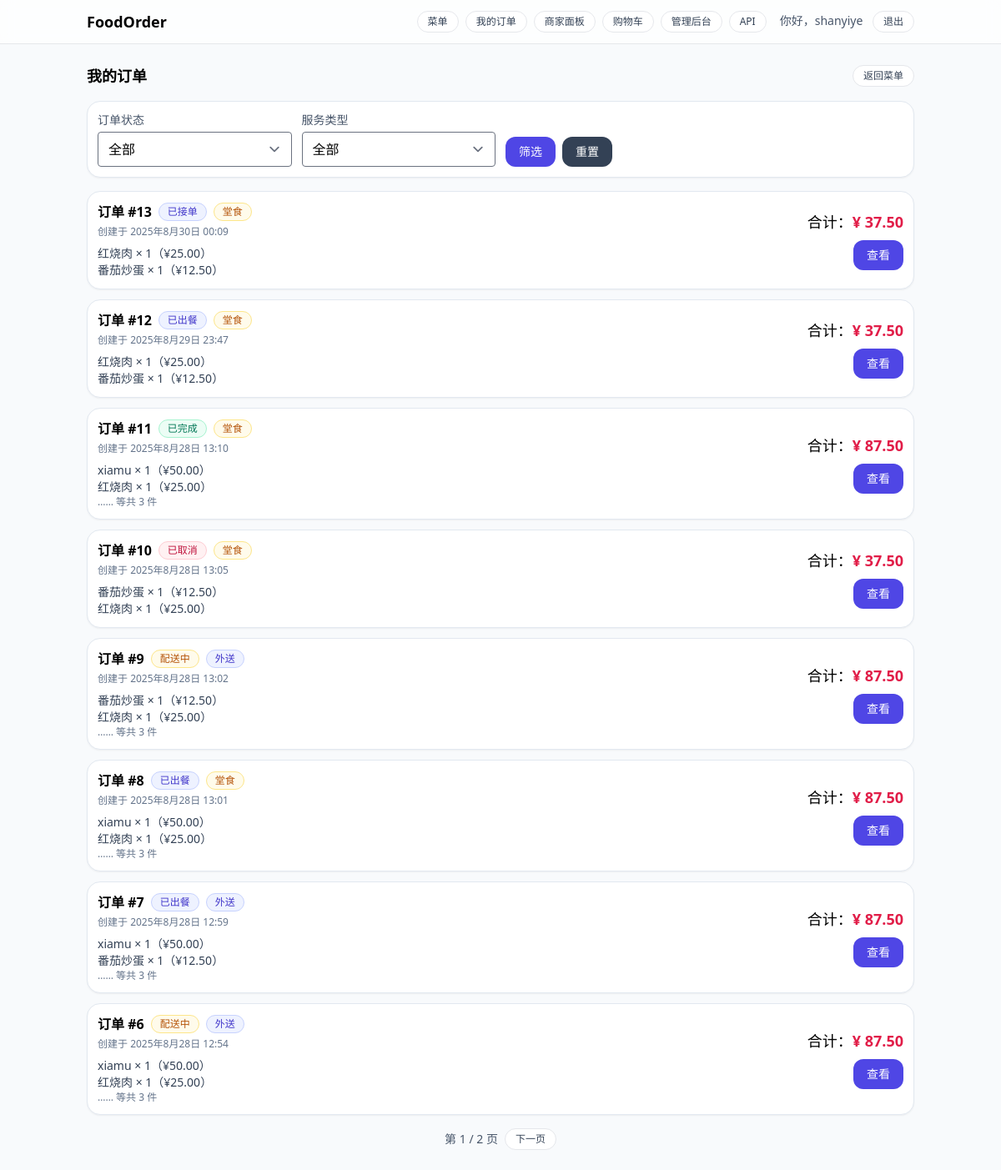
Screenshot of /orders/ (signed in) with the database file from the repository.
### orders/models.py (models this page shows, shortened)
class Order(models.Model):
    restaurant = models.ForeignKey(Restaurant, on_delete=models.PROTECT, related_name="orders", null=True, blank=True)
    user = models.ForeignKey(User, on_delete=models.PROTECT, related_name="orders")
    status = models.CharField(max_length=16, choices=OrderStatus.choices, default=OrderStatus.CREATED)
    service_type = models.CharField(max_length=16, choices=ServiceType.choices, default=ServiceType.DELIVERY)
    table_no = models.CharField(max_length=16, blank=True, null=True)
    contact_name  = models.CharField(max_length=32)
    contact_phone = models.CharField(max_length=20)
    address_line  = models.CharField(max_length=255)
    total_amount = models.DecimalField(max_digits=10, decimal_places=2, validators=[MinValueValidator(Decimal("0.00"))])
    client_token = models.CharField(max_length=64, blank=True, null=True)
    created_at = models.DateTimeField(auto_now_add=True)
    paid_at    = models.DateTimeField(blank=True, null=True)
    updated_at = models.DateTimeField(auto_now=True)
    class Meta:
        ordering = ['-id']
        constraints = [
            UniqueConstraint(fields=["user", "client_token"],
                             condition=Q(client_token__isnull=False),
                             name="uniq_order_user_client_token"),
            models.CheckConstraint(check=Q(total_amount__gte=0), name="order_amount_non_negative"),
        ]

class OrderItem(models.Model):
    order      = models.ForeignKey(Order, on_delete=models.CASCADE, related_name="items")
    dish       = models.ForeignKey("menu.Dish", on_delete=models.PROTECT)
    dish_name  = models.CharField(max_length=64)  # 快照：下单时的菜名
    unit_price = models.DecimalField(max_digits=8, decimal_places=2, validators=[MinValueValidator(Decimal("0.00"))])  # 快照单价
    quantity   = models.PositiveIntegerField(validators=[MinValueValidator(1)])
    line_total = models.DecimalField(max_digits=10, decimal_places=2, validators=[MinValueValidator(Decimal("0.00"))]) # unit_price * quantity
    class Meta:
        ordering = ["id"]

### orders/views.py (the view)
# urls.py: path("orders/", orders_list_page, name="orders_list"),
@login_required
@ensure_csrf_cookie
def orders_list_page(request):
    qs = (Order.objects
          .filter(user=request.user)
          .select_related("payment")
          .prefetch_related("items")   # 注意：模板里遍历时要写 o.items.all
          .order_by("-id"))
    status_val = request.GET.get("status") or ""
    service_val = request.GET.get("service") or ""
    if status_val:
        qs = qs.filter(status=status_val)
    if service_val:
        qs = qs.filter(service_type=service_val)
    paginator = Paginator(qs, 8)  # 每页 8 条
    page_obj = paginator.get_page(request.GET.get("page") or 1)
    ctx = {
        "page_obj": page_obj,
        "status_val": status_val,
        "service_val": service_val,
        "status_choices": OrderStatus.choices,
        "service_choices": ServiceType.choices,
    }
    return render(request, "orders_list.html", ctx)

### restaurants/context_processors.py (called while the page is built)
def nav_restaurant(request):
    return {"nav_rid": request.session.get("current_rid")}

### templates/orders_list.html (shortened to what this page needs)
{% extends "base.html" %}
{% load static %}
{% block content %}
<div class="flex items-center justify-between mb-4">
  <h1 class="text-lg font-semibold">我的订单</h1>
  <a href="/" class="chip">返回菜单</a>
</div>
<form method="get" class="card mb-4">
  <div class="grid grid-cols-1 md:grid-cols-4 gap-3">
    <div>
      <label class="block text-sm text-slate-600 mb-1">订单状态</label>
      <select name="status" class="w-full rounded border">
        <option value="">全部</option>
      </select>
    </div>
    <div>
      <label class="block text-sm text-slate-600 mb-1">服务类型</label>
      <select name="service" class="w-full rounded border">
        <option value="">全部</option>
      </select>
    </div>
    <div class="md:col-span-2 flex items-end gap-2">
      <button class="btn">筛选</button>
      <a href="{% url 'orders_list' %}" class="btn bg-slate-700 hover:bg-slate-800">重置</a>
    </div>
  </div>
</form>
<div class="space-y-3">
  {% for o in page_obj %}
    <div class="card">
      <div class="flex flex-col md:flex-row md:items-center md:justify-between gap-3">
        <div>
          <div class="flex items-center gap-2">
            <a href="{% url 'order_detail' o.id %}" class="font-semibold">订单 #{{ o.id }}</a>
            {% if o.status == "CREATED" %}
              <span class="badge badge-slate">{{ o.get_status_display }}</span>
            {% elif o.status == "PAID" %}
              <span class="badge badge-emerald">{{ o.get_status_display }}</span>
            {% elif o.status == "CONFIRMED" or o.status == "READY" %}
              <span class="badge badge-indigo">{{ o.get_status_display }}</span>
            {% elif o.status == "DELIVERING" %}
              <span class="badge badge-amber">{{ o.get_status_display }}</span>
            {% elif o.status == "COMPLETED" %}
              <span class="badge badge-emerald">{{ o.get_status_display }}</span>
            {% elif o.status == "CANCELLED" %}
              <span class="badge badge-rose">{{ o.get_status_display }}</span>
            {% else %}
              <span class="badge badge-slate">{{ o.status }}</span>
            {% endif %}
            {% if o.service_type == "DELIVERY" %}
              <span class="badge badge-indigo">{{ o.get_service_type_display }}</span>
            {% else %}
              <span class="badge badge-amber">{{ o.get_service_type_display }}</span>
            {% endif %}
          </div>
          <div class="text-xs text-slate-500 mt-1">创建于 {{ o.created_at }}</div>
          <ul class="mt-2 text-sm text-slate-700">
            {% for it in o.items.all|slice:":2" %}
              <li>{{ it.dish_name }} × {{ it.quantity }}（¥{{ it.unit_price|floatformat:2 }}）</li>
            {% endfor %}
            {% if o.items.count > 2 %}
              <li class="text-slate-500 text-xs">…… 等共 {{ o.items.count }} 件</li>
            {% endif %}
          </ul>
        </div>
        <div class="text-right">
          <div class="text-lg">合计：<span class="text-rose-600 font-semibold">¥ {{ o.total_amount }}</span></div>
          <div class="mt-2 flex justify-end gap-2">
            <a href="{% url 'order_detail' o.id %}" class="btn">查看</a>
          </div>
        </div>
      </div>
    </div>
  {% empty %}
    <div class="card text-slate-600">暂无订单。</div>
  {% endfor %}
</div>
{% if page_obj.paginator.num_pages > 1 %}
  <div class="mt-4 flex justify-center items-center gap-2">
    <span class="text-sm text-slate-600">第 {{ page_obj.number }} / {{ page_obj.paginator.num_pages }} 页</span>
    {% if page_obj.has_next %}
      <a class="chip" href="?page={{ page_obj.next_page_number }}{% if status_val %}&status={{ status_val }}{% endif %}{% if service_val %}&service={{ service_val }}{% endif %}">下一页</a>
    {% endif %}
  </div>
{% endif %}
{% endblock %}

### templates/base.html (shortened to what this page needs)
{% load static %}
<!doctype html>
<html lang="zh" class="h-full bg-slate-50">
<head>
  <link href="{% static 'css/dist.css' %}" rel="stylesheet">
</head>
<body class="min-h-full">
  <header class="border-b bg-white/70 backdrop-blur sticky top-0 z-10">
    <div class="container flex items-center justify-between py-3">
      <a href="/" class="font-semibold text-lg">FoodOrder</a>
      <nav class="flex items-center gap-4 text-sm">
        <div class="flex items-center gap-2">
        <a href="/" class="chip">菜单</a>
        <a href="/orders/" class="chip">我的订单</a>
        <a href="/staff/orders/" class="chip">商家面板</a>
        <a href="{% url 'cart' %}{% if current_restaurant %}?rid={{ current_restaurant.id }}
                       {% elif nav_rid %}?rid={{ nav_rid }}{% endif %}"
          class="chip">购物车</a>
        <a href="/admin/" class="chip">管理后台</a>
        <a href="/api/" class="chip">API</a>
         </div>
         <div>
          {% if request.user.is_authenticated %}
            <span class="text-sm text-slate-600 mr-2">你好，{{ request.user.username }}</span>
            <form action="{% url 'logout' %}" method="post" style="display:inline">
              <button type="submit" class="chip">退出</button>
            </form>
          {% else %}
            <a href="{% url 'login' %}" class="chip">登录</a>
          {% endif %}
          </div>
      </nav>
    </div>
  </header>
  <main class="container py-6">
    {% block content %}{% endblock %}
  </main>
</body>
</html>

### rows the page displays
Order: id "13", status "已接单", service_type "堂食", created_at "2025年8月30日 00:09", total_amount "37.50"
OrderItem: dish_name "红烧肉", quantity "1", unit_price "25.00"
OrderItem: dish_name "番茄炒蛋", quantity "1", unit_price "12.50"
Order: id "12", status "已出餐", service_type "堂食", created_at "2025年8月29日 23:47", total_amount "37.50"
OrderItem: dish_name "红烧肉", quantity "1", unit_price "25.00"
OrderItem: dish_name "番茄炒蛋", quantity "1", unit_price "12.50"
Order: id "11", status "已完成", service_type "堂食", created_at "2025年8月28日 13:10", items.count "3", total_amount "87.50"
OrderItem: dish_name "xiamu", quantity "1", unit_price "50.00"
OrderItem: dish_name "红烧肉", quantity "1", unit_price "25.00"
Order: id "10", status "已取消", service_type "堂食", created_at "2025年8月28日 13:05", total_amount "37.50"
OrderItem: dish_name "番茄炒蛋", quantity "1", unit_price "12.50"
OrderItem: dish_name "红烧肉", quantity "1", unit_price "25.00"
Order: id "9", status "配送中", service_type "外送", created_at "2025年8月28日 13:02", items.count "3", total_amount "87.50"
OrderItem: dish_name "番茄炒蛋", quantity "1", unit_price "12.50"
OrderItem: dish_name "红烧肉", quantity "1", unit_price "25.00"
Order: id "8", status "已出餐", service_type "堂食", created_at "2025年8月28日 13:01", items.count "3", total_amount "87.50"
OrderItem: dish_name "xiamu", quantity "1", unit_price "50.00"
OrderItem: dish_name "红烧肉", quantity "1", unit_price "25.00"
Order: id "7", status "已出餐", service_type "外送", created_at "2025年8月28日 12:59", items.count "3", total_amount "87.50"
OrderItem: dish_name "xiamu", quantity "1", unit_price "50.00"
OrderItem: dish_name "番茄炒蛋", quantity "1", unit_price "12.50"
Order: id "6", status "配送中", service_type "外送", created_at "2025年8月28日 12:54", items.count "3", total_amount "87.50"
OrderItem: dish_name "xiamu", quantity "1", unit_price "50.00"
OrderItem: dish_name "红烧肉", quantity "1", unit_price "25.00"

### other values shown
{{ request.user.username }} "shanyiye"
{{ page_obj.number }} "1"
{{ page_obj.paginator.num_pages }} "2"
